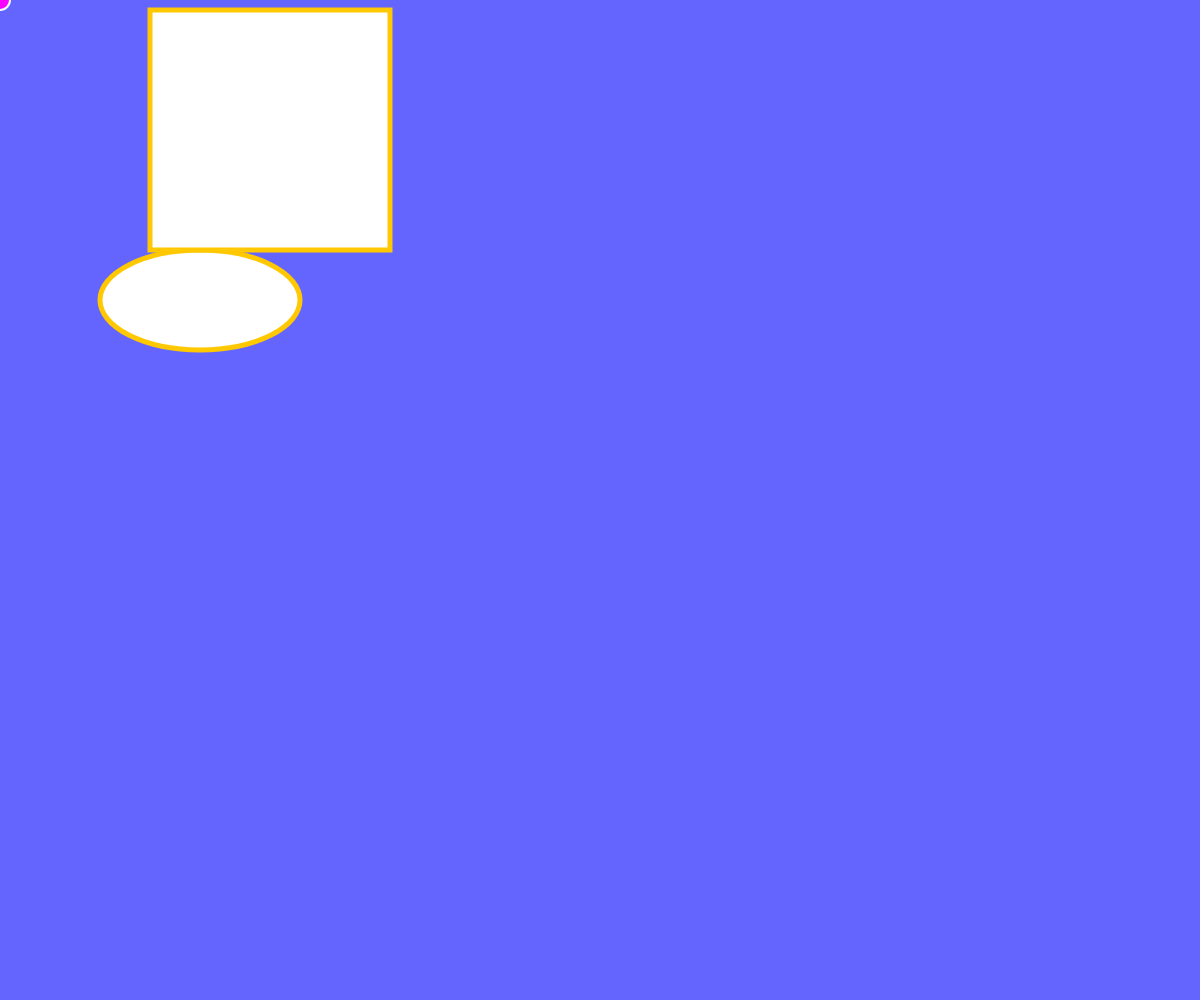
Frame 1 (no input)
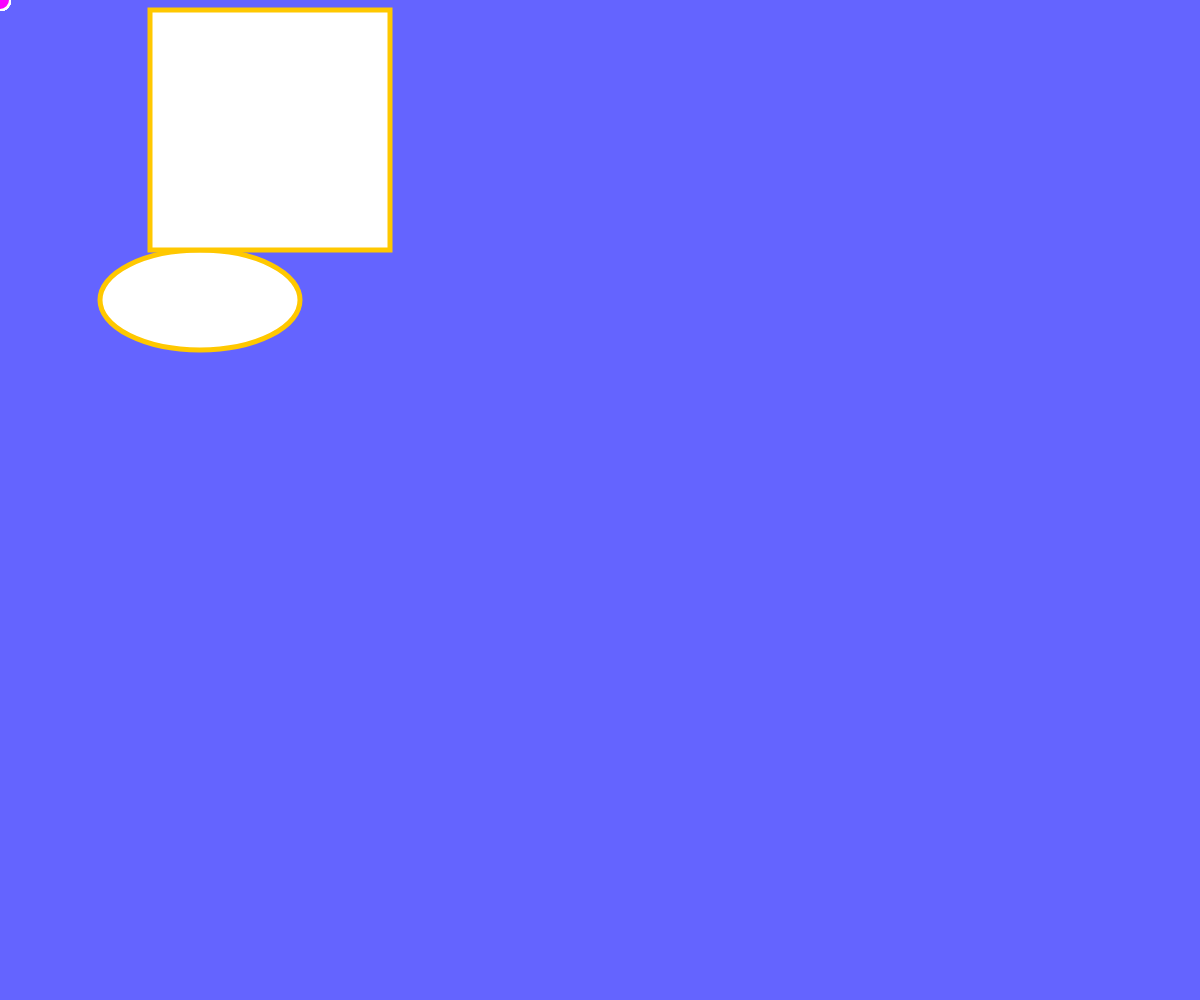
Frame 60 (no input)
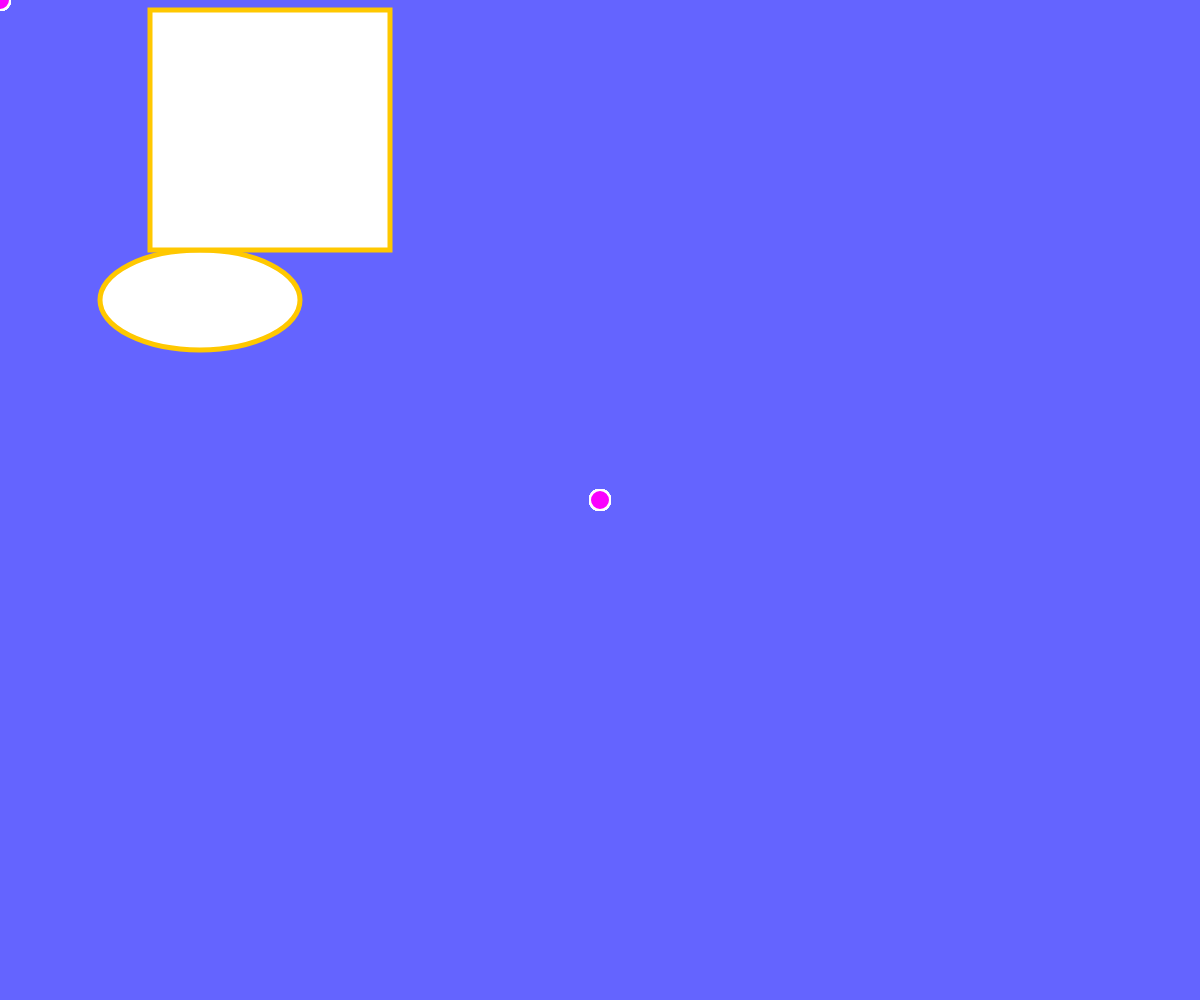
Frame 120 (the mouse pressed at the canvas centre since frame 60)

The p5.js sketch that drew these frames (run headless with seeded random() and noise() and a simulated clock; from frame 60 on, the mouse is pressed at the canvas centre):

// p5.js sketch
// ── sketch.js
/*
	Let's create some shapes with p5. Ellipses, rectangles, lines, oh my.

	Check out the p5 reference page: http://p5js.org/reference. See the
	structure, shape and color sections.

	p5 structure:
		setup(), draw()

	p5 global functions:
		createCanvas(...)
		background(...)
		fill(...), noFill(...)
		stroke(...), noStroke(...), strokeWeight(...)
		ellipse(...), rect(...)

	p5 global variables:
		windowWidth, windowHeight
		mouseX, mouseY
*/

// Any code that you put inside of setup runs ONCE at the start of the sketch
function setup() {
  createCanvas(windowWidth, windowHeight);
  background(100,100,255);
  fill(255,255,255);
  stroke(255,200,0);
  strokeWeight(5);

  ellipse(200,300,200,100);
  rect(150,10,240,240);

}

// After setup is run, any code that you put inside of draw runs REPEATEDLY at
// 60 frames per second
function draw() {
  fill(250,0,255);
  stroke(255,255,255);
  strokeWeight(2);

  ellipse(mouseX, mouseY, 20);

}
